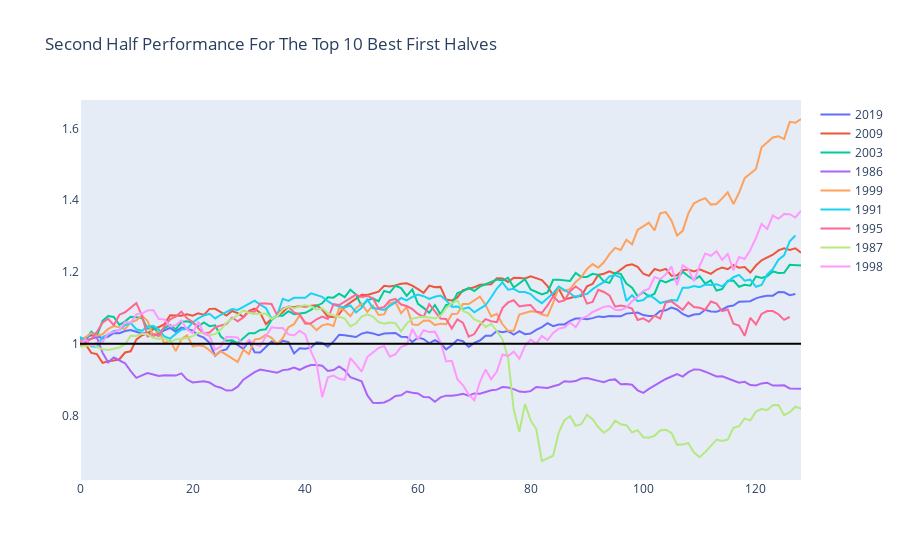

This figure's notebook cell:
### Code cell
fig=go.Figure()
for year in best_halfs[:-1].year:
    fig.add_trace(go.Scatter(name=year,x=[i for i in range(rets.loc[f'{year}-06-30':f'{year}'].shape[0])],y=(1+rets.loc[f'{year}-06-30':f'{year}']['Close']).cumprod()))
#fig.add_trace(go.Scatter(name='2023',marker=dict(color='black'),line=dict(width=5),x=[i for i in range(rets.loc['2023'].shape[0])],y=(1+rets.loc['2023']['Close']).cumprod()))
fig.update_layout(title='second half Performance for the top 10 best first halves'.title())
fig.add_hline(y=1,line=dict(color='black'))
fig.update_layout(xaxis=dict(showgrid=False),yaxis=dict(showgrid=False))
fig.show()
